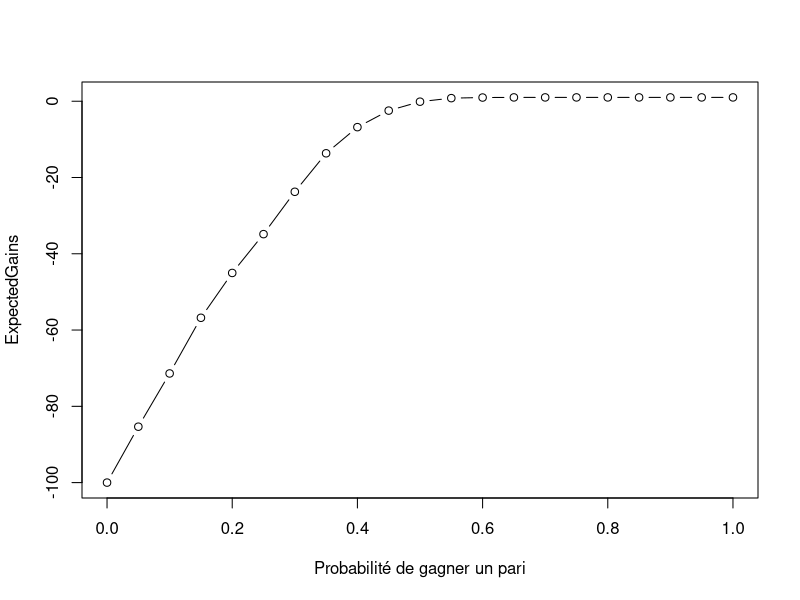
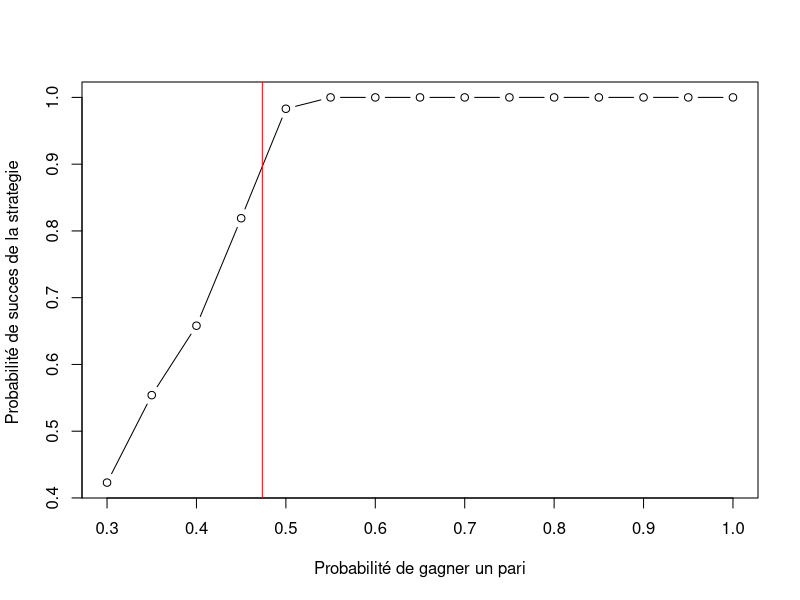
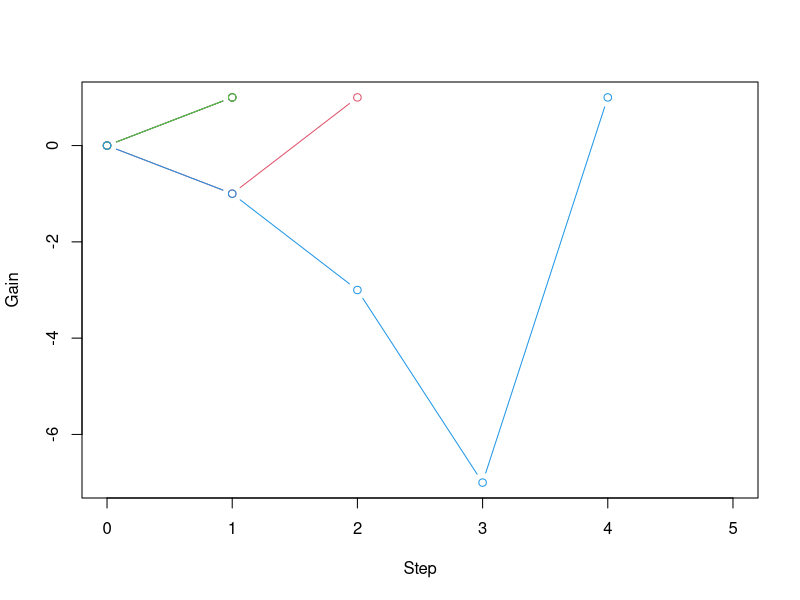

Recreate these plots in R, in order. (Note: a time limit stopped this script after it produced the figures.)
# -*- coding: utf-8 -*-
# ############## 1. La roulette

# #### 1.1. Roulette américaine

Bet <- function(p){
  Res <- runif(1)
  if (Res<p) {
    return(1)
  }else{
    return(-1)
  }

}


##### 1.2. Roulette anglaise (Bonus)
EngBet <- function(pr,pv){ #pr proba de tirer rouge, pv proba de tirer 0(vert)
  Res <- runif(1)
  if(Res<pr){
    return(1)
  }else{
    if(Res<pr+pv){
      return(-1/2)
    }else{
      return(-1)
    }
  }

}

# ####### 2. Simulation du gain cumulé 

# ### 2.1 Le joueur persévérant

#1.
JoueurPerseverant <- function(p, Nmax = 10000){
  S <- 0 #gain cumulé
  S_n <- c() #évolution du gain cumulé
  n <- 0 #nombre de paris effectués
  while (1 != S && n<Nmax) {
    S <- S + Bet(p)
    n=n+1
    S_n <- c(S_n,S)
  }
  return(S_n)
}

# 2.
# En regardant les questions on voit qu'on n'a pas besoin de connaître toute la trajectoire de S_n
# On peut ne garder que la valeur minimale, le nombre de paris et la valeur finale


Strategie1 <- function(p,Nmax = 10000){
  S_n <- 0
  n <- 0
  min <- 0
  while (1 != S_n && n<Nmax) {
    S_n <- S_n+Bet(p)
    n <- n+1
    if (min > S_n){
      min <- S_n
    }
  }
  return(list(NumberOfBets=n, MaximumLoss=min,FinalGain=S_n)) 
}


n <- 10 #nombre de réalisations qu'on veut simuler
set.seed(4)
#p=18/38
#set.seed(4)
p <- 1/2
Nmax=10^3
maxn <- 0
mins <- rep(0,n)
gain <- rep(0,n)
for(i in 1:n){
  Simulation <- Strategie1(p,Nmax)
  if(maxn < Simulation$NumberOfBets){
    maxn <- Simulation$NumberOfBets
  }
  mins[i] <- Simulation$MaximumLoss
  gain[i] <- Simulation$FinalGain
}

cat(paste("Le nombre maximal de paris est",maxn))
cat(paste("Les valeurs minimales prises par le gain cumulé ",paste(mins, collapse = ", "), 
          ".\n Leur valeur moyenne est :",mean(mins)))
cat(paste("La moyenne empirique du gain final est : ",mean(gain)))

#3. Application de méthodes Monte Carlo
#a)
# calculer la moyenne empirique des profits cumulés à la fin pour MC réalisations de la strategie
ExpectedGainS1 <- function(p,MC=10^3, Nmax=100){ 
  mean(unlist(replicate(MC, Strategie1(p,Nmax))[3,]))
  }

x <- seq(0,1,by=0.05) #probabilité de gagner un pari (discrétisation de l'intervalle [0,1])
MC <- 10^3 #nombre de simulations Monte Carlo 
Nmax <- 100 #nombre maximal de paris pour une strategie fixée

#On estime l'espérance des gains cumulés à la fin de la stratégie pour différentes probabilités p. 
ExpectedGains <- sapply(x,FUN = function(x){ExpectedGainS1(x,MC,Nmax)})
plot(x,ExpectedGains,xlab = 'Probabilité de gagner un pari',type = 'b')

set.seed(20)
ExpectedGainS1(1/2,MC=10^4)
ExpectedGainS1(18/38,MC=10^4)

# Dans le cas de la roulette américaine, la moyenne empirique du profit cumulé final est négative, 
# ce qui suggère que la stratégie n'est pas avantageuse pour le joueur

#b)
#Pour estimer la probabilité de succès :
        # -on simule un grand nombre de réalisations de la stratégie
        # -on compte combien de fois le gain cumulé est égal à 1 
        # -on divise le résultat par le nombre de réalisations
ProbaSucces <- function(p, MC=10^3, Nmax=5000){
  return(sum(replicate(MC,Strategie1(p,Nmax)$FinalGain==1))/MC)
}

x <- seq(0.3,1,by=0.05)
t <- Sys.time()
probas=sapply(x, ProbaSucces)
plot(x,probas,type = 'b',xlab = "Probabilité de gagner un pari",ylab = "Probabilité de succes de la strategie ")
abline(v=18/38,col="red")

# ############# Stratégie de Martingale

#1.
# Simulation de la stratégie
martingale <- function(p,Mmax=Inf){ #le paramètre Mmax représente la mise maximale imposée par le casino (voir question 4)
  S <- 0
  S_n <- c(S)
  bet <- 1
  while(S!=1 && Mmax>=bet){ 
    S <- S+bet*Bet(p)
    S_n <- c(S_n,S)
    bet <- bet*2
  }
  return(S_n)
}

# Représentation graphique :

set.seed(52)
p=18/38
Simulation <- list() #on va sauvegarder les réalisations pour pouvoir ajouster la taille du graphique (xlim).
MaxLen <- 0
for(i in 1:5){
  Simulation[[i]] <- martingale(p)
  if(MaxLen < length(Simulation[[i]])){
    MaxLen <- length(Simulation[[i]])
  }
}
# Si on a parié n fois avant de gagner, la valeur minimale atteinte par le profit cumulé est -(2^(n-1)-1)
n <- MaxLen-1 #le nombre de paris dans le pire des 5 cas
MinValue <- -(2^(n-1)-1) #la valeur minimale  du profit cumulé
plot((1:length(Simulation[[1]]))-1, Simulation[[1]], ylim = c(MinValue,1), xlim=c(0, MaxLen),col=1,ylab='Gain',xlab = 'Step',type = 'b')
for (i in 2:4) {
  lines((1:length(Simulation[[i]]))-1,Simulation[[i]], ylim = c(MinValue,1),col=i, type = 'b')
}



# ### Remarque : Si on connaît le nombre de paris effectués par le joueur (ou la dernière somme pariée), 
# on peut reconstituer la trajectoire du profit cumulé. On peut donc aussi travailler avec la fonction suivante :

martingale2 <- function(p){
  S <- 0
  bet <- 1
  while(S!=1){ 
    S <- S+bet*Bet(p)
    bet <- bet*2
  }
  return(log(bet,2))  # la fonction retourne le nombre de paris effectués.
}

#2. Min value
pr <- 18/38
pe <- 1/2
minR <- 0
minE <- 0
n <- 10

for(i in 1:n){
  Simulation=martingale(pe)
  if(minE > min(Simulation)){
    minE <- min(Simulation)
  }
  Simulation=martingale(pr)
  if(minR > min(Simulation)){
    minR <- min(Simulation)
  }
}
minR; minE

# Le for peut être remplacé par :
minR <- min(replicate(n,-2^(martingale2(pr)-1)+1))
minE <- min(replicate(n, -2^(martingale2(pe)-1)+1))
minR; minE

#3. #Espérance du nombre de paris perdus avant le premier gain :
ExpectedNbBets <- function(p, MC=10^5){
  set.seed(1) #Pour pouvoir utiliser le même échantillon
  NbBets <- replicate(MC,martingale2(p)-1) #martigale2(p) = le nombre de paris effectués, donc nb. de paris perdus=martingale2(p) -1 
  return(mean(NbBets))
}
ExpectedNbBets(18/38)
ExpectedNbBets(1/2)



#Espérance de la valeur minimale
ExpectedMinVal <- function(p, MC=10^6){
  set.seed(1) #not necessary
  mins <- replicate(MC, -2^(martingale2(p)-1)+1)
  return(mean(mins))
}
ExpectedMinVal(18/38)
ExpectedMinVal(1/2)

# On voit bien que 2^{E[X]} != E[2^X] !

# 4. Mmax est déjà pris en compte (avec +infini comme valeur par défaut) pour la fonction martingale.

# Pour la deuxième fonction on peut par exemple renvoyer une valeur aberrante à la place du nombre de paris effectués
# si le joueur s'arrête avant de gagner
martingale2 <- function(p,Mmax=Inf){
  S <- 0
  bet <- 1
  while(S!=1 && Mmax>=bet){ 
    S <- S+bet*Bet(p)
    bet <- bet*2
  }
  if(S == 1){
  return(log(bet,2))
  }else{
    return(S) #Si S est différent de 1, alors S<0 !  
  }
}
#Attention : si res=martingale2(p)>0 alors res est le nombre de paris; 
            # si res<0,  alors res est le profit cumulé quand la somme à parier dépasse Mmax, c.a.d la somme perdue par le joueur. 

#5.
SuccessProbability <- function(p,MC=10^5,Mmax=Inf){
  success=0
  for( i in 1:MC){
    success=success+(max(martingale(p,Mmax))==1) 
  }
  return(success/MC)
}

#ou avec apply (plus rapide) :
SuccessProbability <- function(p,MC=10^5,Mmax=Inf){
  return(sum(replicate(MC, martingale2(p,Mmax)> 0))/MC)
}
SuccessProbability(1/2,Mmax = 100)
SuccessProbability(18/38,Mmax = 100)

# Évolution de la probabilité de succès :
x <- seq(0,1,by=0.05)
Mmax = 100
probas <- sapply(x, FUN = function(x){SuccessProbability(x,Mmax)})
plot(x,probas,xlab = "Probabilité de gagner un pari",ylab = "Probabilité de succès de la stratégie",
     main = paste("Stratégie de Martingale, Mmax=",Mmax))

#6.
SuccessProbability(18/38,Mmax = 100)
#On peut remarquer que la probabilité de gagner reste très élevée, même avec Mmax=100. Le joueur a beaucoup de chances de gagner 
# une petite somme (une unité) et peu de chances de perdre une grande somme. Pour voir si la stratégie est avantageuse
# on peut essayer d'estimer l'espérance de son gain. 

ExpectedGain <- function(p,MC=10^5,Mmax=Inf){
  mean(sapply(1:MC, FUN = function(x){
    Res <- martingale(p,Mmax)
    return(Res[length(Res)])
    }))
}
ExpectedGain(1/2,Mmax = 100)
ExpectedGain(18/38,Mmax = 100)
# Le fait que la moyenne empirique du gain sur un grand nombre de réalisations indépendantes est négative, suggère que
# la stratégie n'est pas favorable au joueur. 
